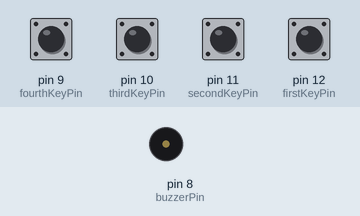
Bench run of a sketch on a simulated Arduino Uno, built with avr-gcc and run on an emulated ATmega328P. On the bench: buzzer (waves = sounding). Inputs (shaded band) come from the test bench; at power-on: pin 9 (fourthKeyPin), pin 10 (thirdKeyPin), pin 11 (secondKeyPin), pin 12 (firstKeyPin) HIGH.

Above: at 1.2 s.
1.3 s: pin 9 (fourthKeyPin) pulled LOW for 0.15 s
At 1.37 s:
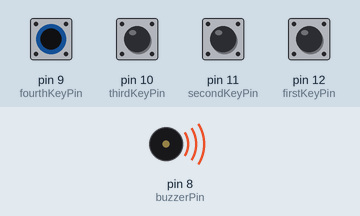
Timing chart, 0 to 4.3 s (numbered marks = the images above; inputs shaded):
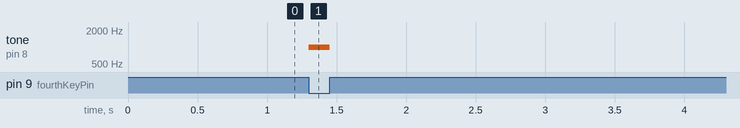

Measured:
- after the input at 1.3 s, tone on pin 8 (buzzerPin): silent → 1000 Hz at once, → silent 0.15 s later

The sketch:

ArduinoPiano_.ino
```cpp
/*
  This project is modified from https://github.com/sparkfun/SIK-Guide-Code (3 buttons trumpet)
*/

//set the pins for the button and buzzer
int firstKeyPin = 12;
int secondKeyPin = 11;
int thirdKeyPin = 10;
int fourthKeyPin = 9;

int buzzerPin = 8;


void setup() {
  //set the button pins as inputs (to read whether the button is pressed or not, if it is then digitalRead of the Pin will give value LOW, and HIGH otherwise
  pinMode(firstKeyPin, INPUT_PULLUP);
  pinMode(secondKeyPin, INPUT_PULLUP);
  pinMode(thirdKeyPin, INPUT_PULLUP);
  pinMode(fourthKeyPin, INPUT_PULLUP);

  //set the buzzer pin as an output
  pinMode(buzzerPin, OUTPUT);
}

void loop() {

  if (digitalRead(firstKeyPin) == LOW) { //if the first key is pressed
    if (digitalRead(secondKeyPin) == HIGH && digitalRead(fourthKeyPin) == HIGH){ // if the second key and fourth keys are not pressed
      tone(buzzerPin, 262); //play c
      }
    else{ //if the second key is pressed
      tone(buzzerPin, 294); //play d
      }
   }

  else if (digitalRead(secondKeyPin) == LOW) { //if the second key is pressed
    if (digitalRead(thirdKeyPin) == HIGH){ //if the third key is not pressed
      tone(buzzerPin, 330); //play the frequency for e
      }
    else { //if the third key pressed
      tone(buzzerPin, 349); //play f
      }
  }
  else if (digitalRead(thirdKeyPin) == LOW) { //if the third key is pressed
    if (digitalRead(fourthKeyPin) == HIGH) { //if the fourth key is not pressed
      tone(buzzerPin, 392); //play g
      }
    else {
      tone(buzzerPin, 440); //play a
      }
   }
  else if (digitalRead(fourthKeyPin) == LOW){ //if the fourth key is pressed
    if (digitalRead (firstKeyPin) == HIGH){
      tone (buzzerPin, 1000); //play b
    }
    else{
      tone(buzzerPin, 523); // Play higher C
      }
    }
  else{
    noTone(buzzerPin);                        //if no key is pressed turn the buzzer off
    }
}

/*
  note  frequency
  c     262 Hz
  d     294 Hz
  e     330 Hz
  f     349 Hz
  g     392 Hz
  a     440 Hz
  b     494 Hz
  C     523 Hz
*/
```
